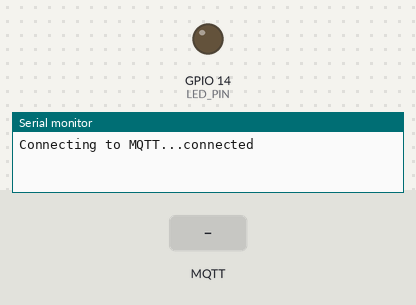
Bench run of a sketch on a simulated ESP32. Parts: output pins drawn as LEDs (lit = HIGH), the last lines printed to the serial monitor. The test bench sets the inputs (shaded band). WiFi joins after 1.5 s; servers stay silent unless stated; random numbers use the default seed unless the sketch sets one; no MQTT or app messages arrive unless stated.

Above: at 2.7 s.
2.8 s: MQTT message "1" arrives on the first subscribed topic
At 3.2 s:
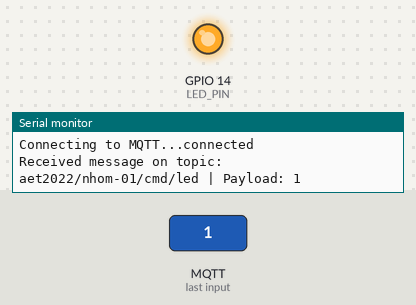
4.3 s: MQTT message "0" arrives on the first subscribed topic
At 5.5 s:
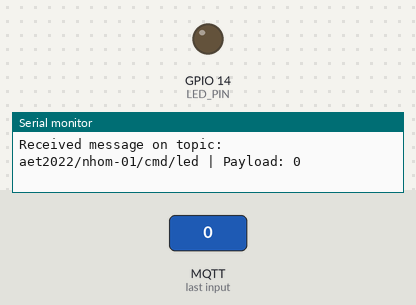
5.8 s: MQTT message "on" arrives on the first subscribed topic
At 6.7 s:
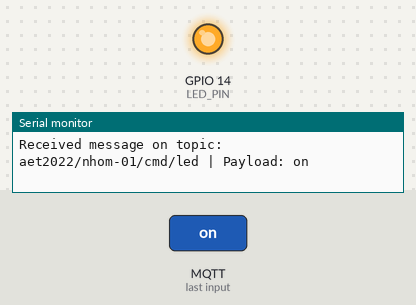
Timing chart, 0 to 8.8 s (numbered marks = the images above; inputs shaded):
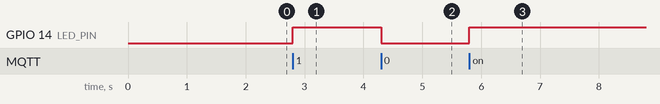

Measured:
- after the input at 2.8 s, GPIO 14 (LED_PIN): LOW → HIGH at once
- after the input at 4.3 s, GPIO 14 (LED_PIN): HIGH → LOW at once
- after the input at 5.8 s, GPIO 14 (LED_PIN): LOW → HIGH at once

The sketch:

sketch.ino
```cpp
#include <WiFi.h>
#include <PubSubClient.h>
#include <ArduinoJson.h>

const char* ssid = "TEN_WIFI_CUA_BAN";
const char* password = "MAT_KHAU_WIFI";
const char* mqtt_server = "broker.hivemq.com";

WiFiClient espClient;
PubSubClient mqtt(espClient);

const char* SV_ID = "nhom-01";
String TOPIC_TELE;
String TOPIC_CMD;

const int LED_PIN = 14;
unsigned long lastMillis = 0;

float docNhiet() { return 27.0 + random(0, 50) / 10.0; }
float docAm() { return 55.0 + random(0, 200) / 10.0; }

void callback(char* topic, byte* payload, unsigned int length) {
  String message = "";
  for (int i = 0; i < length; i++) {
    message += (char)payload[i];
  }

  Serial.print("Received message on topic: ");
  Serial.print(topic);
  Serial.print(" | Payload: ");
  Serial.println(message);

  if (String(topic) == TOPIC_CMD) {
    if (message == "1" || message.equalsIgnoreCase("on")) {
      digitalWrite(LED_PIN, HIGH);
    } else if (message == "0" || message.equalsIgnoreCase("off")) {
      digitalWrite(LED_PIN, LOW);
    }
  }
}

void noiBroker() {
  while (!mqtt.connected()) {
    Serial.print("Connecting to MQTT...");
    String clientId = "ESP32-SubClient-" + String(random(0xffff), HEX);
    if (mqtt.connect(clientId.c_str())) {
      Serial.println("connected");
      mqtt.subscribe(TOPIC_CMD.c_str());
    } else {
      delay(2000);
    }
  }
}

void setup() {
  Serial.begin(115200);
  pinMode(LED_PIN, OUTPUT);
  digitalWrite(LED_PIN, LOW);

  WiFi.begin(ssid, password);
  while (WiFi.status() != WL_CONNECTED) {
    delay(500);
  }

  mqtt.setServer(mqtt_server, 1883);
  mqtt.setCallback(callback);

  TOPIC_TELE = "aet2022/" + String(SV_ID) + "/telemetry";
  TOPIC_CMD  = "aet2022/" + String(SV_ID) + "/cmd/led";
}

void loop() {
  if (!mqtt.connected()) {
    noiBroker();
  }
  mqtt.loop();

  if (millis() - lastMillis >= 2000) {
    lastMillis = millis();

    JsonDocument doc;
    doc["temp"] = docNhiet();
    doc["hum"] = docAm();
    doc["uptime"] = millis() / 1000;

    char buffer[128];
    serializeJson(doc, buffer);
    mqtt.publish(TOPIC_TELE.c_str(), buffer);
  }
}
```
